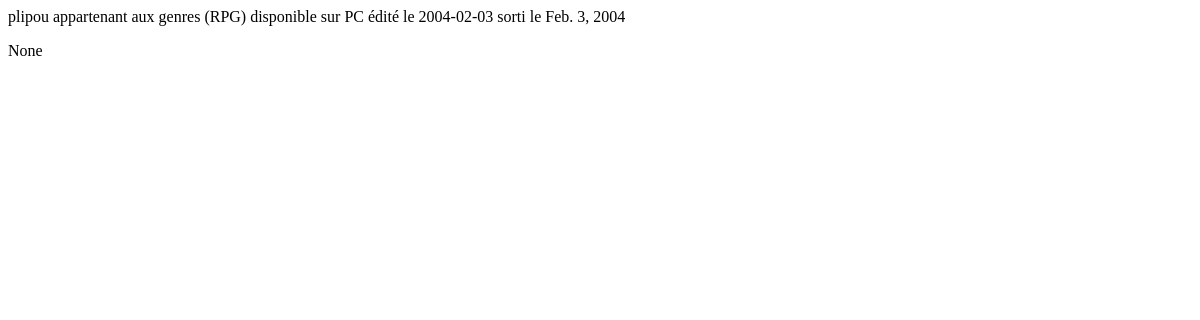
The app's page /App_Django/affiche/6/, older data.
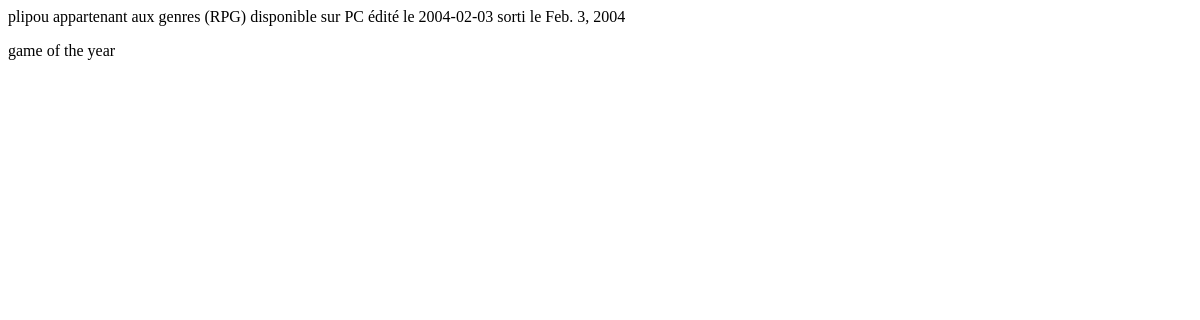
The same page, newer data.
### App_Django/models.py (models this page shows, shortened)
class Jeux(models.Model):
        nom = models.CharField(max_length=100)
        plateforme = models.CharField(max_length = 100)
        date_parution = models.DateField(blank=True, null = True)
        prix = models.IntegerField(blank=False)
        genre = models.TextField(null = True, blank = True)
        resume = models.TextField(null= True, blank = True)
        def __str__(self):
                chaine = f"{self.nom} appartenant aux genres ({self.genre}) disponible sur {self.plateforme} édité le {self.date_parution}"
                return chaine

### App_Django/views.py (the view)
# urls.py: path('affiche/<int:id>/', views.affiche),
def affiche(request, id):
    Jeux = models.Jeux.objects.get(pk=id)
    return render(request,"App_Django/affiche.html", {"Jeux": Jeux})

### App_Django/templates/App_Django/affiche.html (shortened to what this page needs)
<!DOCTYPE html>
<html lang="en">
<head>
</head>
<body>
    {{Jeux}} sorti le {{Jeux.date_parution}}
    <p>
        {{Jeux.resume}}
    </p>
</body>
</html>

Row changes from the older to the newer data that the page shows:
changed Jeux: resume "None" → "game of the year"
